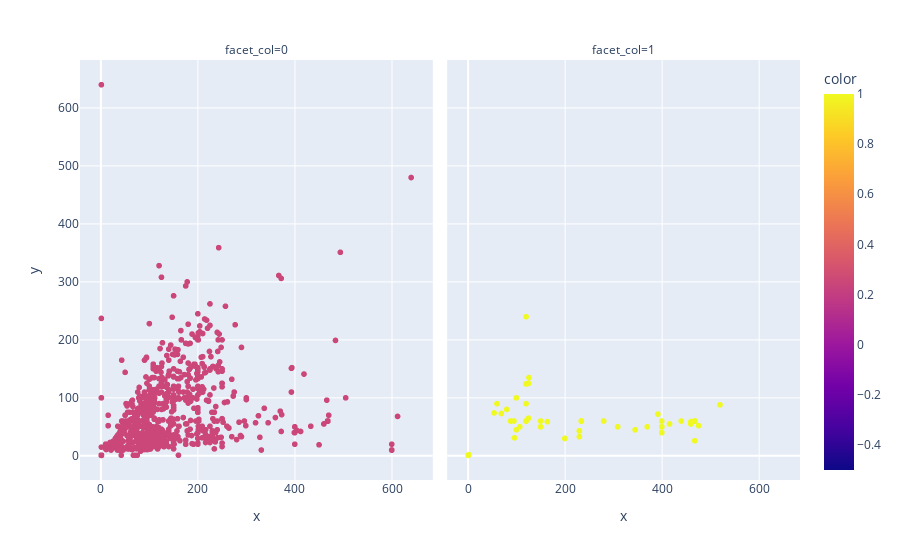

Notebook code for this chart:
### Code cell
px.scatter(y=train['feature_1'],x=train['feature_2'],color=train ['Class'],facet_col=train['Class'])

### Figure 1 — Plotly figure (JSON) as saved in the notebook; plotly's stock layout.template omitted (floating-point values rounded to 4 significant figures; data arrays with more than 128 entries replaced by an {"elided": "..."} marker saying what was removed)
{"data": [{"hovertemplate": "facet_col=0<br>x=%{x}<br>y=%{y}<br>color=%{marker.color}<extra></extra>", "legendgroup": "", "marker": {"color": {"elided": "1620 int values"}, "coloraxis": "coloraxis", "symbol": "circle"}, "mode": "markers", "name": "", "showlegend": false, "type": "scattergl", "x": {"elided": "1620 int values"}, "xaxis": "x", "y": {"elided": "1620 int values"}, "yaxis": "y"}, {"hovertemplate": "facet_col=1<br>x=%{x}<br>y=%{y}<br>color=%{marker.color}<extra></extra>", "legendgroup": "", "marker": {"color": {"elided": "143 int values"}, "coloraxis": "coloraxis", "symbol": "circle"}, "mode": "markers", "name": "", "showlegend": false, "type": "scattergl", "x": {"elided": "143 int values"}, "xaxis": "x2", "y": {"elided": "143 int values"}, "yaxis": "y2"}], "layout": {"annotations": [{"font": {}, "showarrow": false, "text": "facet_col=0", "x": 0.245, "xanchor": "center", "xref": "paper", "y": 1, "yanchor": "bottom", "yref": "paper"}, {"font": {}, "showarrow": false, "text": "facet_col=1", "x": 0.755, "xanchor": "center", "xref": "paper", "y": 1, "yanchor": "bottom", "yref": "paper"}], "coloraxis": {"colorbar": {"title": {"text": "color"}}, "colorscale": [[0, "#0d0887"], [0.1111, "#46039f"], [0.2222, "#7201a8"], [0.3333, "#9c179e"], [0.4444, "#bd3786"], [0.5556, "#d8576b"], [0.6667, "#ed7953"], [0.7778, "#fb9f3a"], [0.8889, "#fdca26"], [1, "#f0f921"]]}, "legend": {"tracegroupgap": 0}, "margin": {"t": 60}, "xaxis": {"anchor": "y", "domain": [0, 0.49], "title": {"text": "x"}}, "xaxis2": {"anchor": "y2", "domain": [0.51, 1], "matches": "x", "title": {"text": "x"}}, "yaxis": {"anchor": "x", "domain": [0, 1], "title": {"text": "y"}}, "yaxis2": {"anchor": "x2", "domain": [0, 1], "matches": "y", "showticklabels": false}}}
